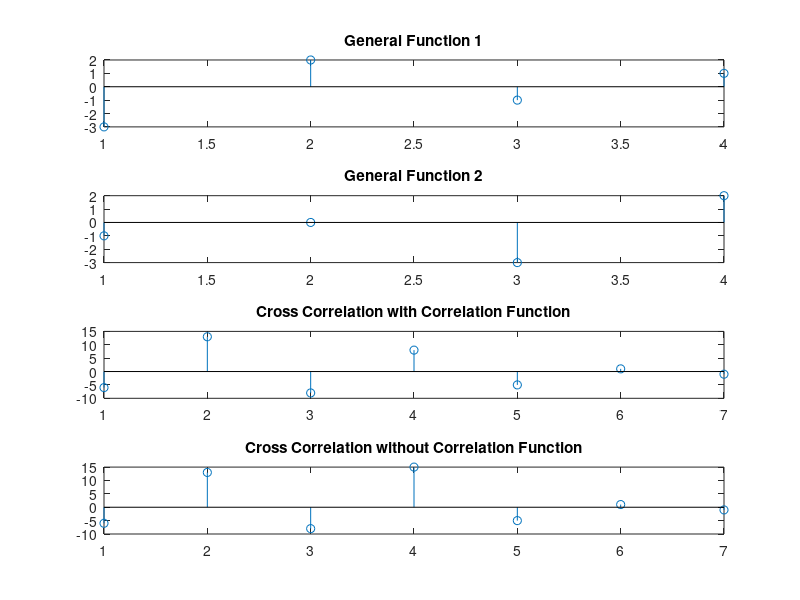

MATLAB code for this plot:
clc;
clear all;
close all;

x1 = [-3, 2, -1, 1];
x2 = [-1, 0, -3, 2];
n = length(x1);
y = zeros(1, 2*n-1);
z = xcorr(x1, x2);

for delay = -n+1:n-1
    if delay <0
        y(delay+n) = sum(x1(1:n+delay) .* x2(-delay+1:n));
    elseif delay == 0
        y(delay+n) = sum(x1.^2);
    else
        y(delay+n) = sum(x1(delay+1:n) .* x2(1:n-delay));
    end
end

subplot(4,1,1)
stem(x1);
title('General Function 1');

subplot(4,1,2)
stem(x2);
title('General Function 2');

subplot(4,1,3)
stem(z);
title('Cross Correlation with Correlation Function');

subplot(4,1,4)
stem(y);
title('Cross Correlation without Correlation Function');